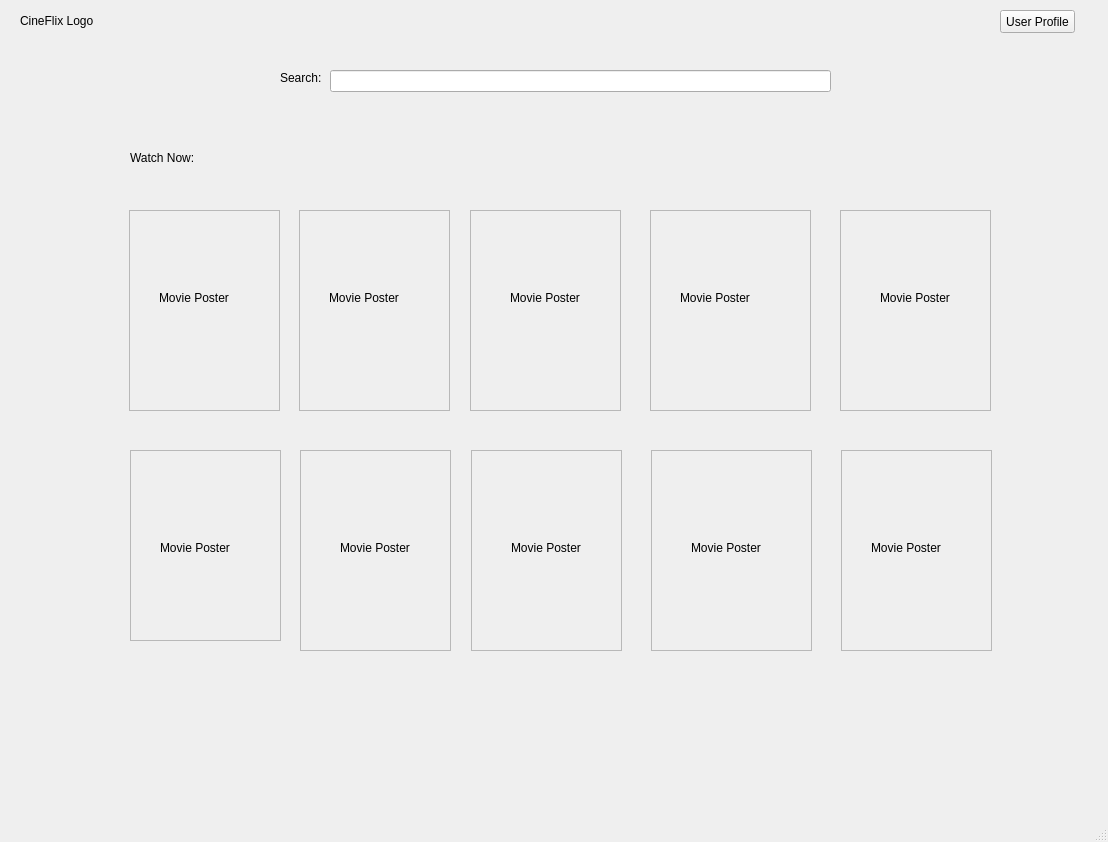
<?xml version="1.0" encoding="UTF-8"?>
<ui version="4.0">
 <class>MainWindow</class>
 <widget class="QMainWindow" name="MainWindow">
  <property name="geometry">
   <rect>
    <x>0</x>
    <y>0</y>
    <width>1108</width>
    <height>842</height>
   </rect>
  </property>
  <property name="windowTitle">
   <string>Main Page</string>
  </property>
  <widget class="QWidget" name="centralwidget">
   <widget class="QLabel" name="label">
    <property name="geometry">
     <rect>
      <x>20</x>
      <y>10</y>
      <width>91</width>
      <height>21</height>
     </rect>
    </property>
    <property name="text">
     <string>CineFlix Logo</string>
    </property>
    <property name="textFormat">
     <enum>Qt::AutoText</enum>
    </property>
    <property name="scaledContents">
     <bool>true</bool>
    </property>
   </widget>
   <widget class="QLineEdit" name="lineEdit">
    <property name="geometry">
     <rect>
      <x>330</x>
      <y>70</y>
      <width>501</width>
      <height>22</height>
     </rect>
    </property>
   </widget>
   <widget class="QLabel" name="label_2">
    <property name="geometry">
     <rect>
      <x>280</x>
      <y>70</y>
      <width>55</width>
      <height>16</height>
     </rect>
    </property>
    <property name="text">
     <string>Search:</string>
    </property>
   </widget>
   <widget class="QFrame" name="frame">
    <property name="geometry">
     <rect>
      <x>129</x>
      <y>210</y>
      <width>151</width>
      <height>201</height>
     </rect>
    </property>
    <property name="frameShape">
     <enum>QFrame::StyledPanel</enum>
    </property>
    <property name="frameShadow">
     <enum>QFrame::Raised</enum>
    </property>
    <widget class="QLabel" name="label_4">
     <property name="geometry">
      <rect>
       <x>40</x>
       <y>80</y>
       <width>91</width>
       <height>16</height>
      </rect>
     </property>
     <property name="text">
      <string/>
     </property>
    </widget>
    <widget class="QLabel" name="label_15">
     <property name="geometry">
      <rect>
       <x>30</x>
       <y>80</y>
       <width>91</width>
       <height>16</height>
      </rect>
     </property>
     <property name="text">
      <string>Movie Poster</string>
     </property>
    </widget>
   </widget>
   <widget class="QFrame" name="frame_2">
    <property name="geometry">
     <rect>
      <x>299</x>
      <y>210</y>
      <width>151</width>
      <height>201</height>
     </rect>
    </property>
    <property name="frameShape">
     <enum>QFrame::StyledPanel</enum>
    </property>
    <property name="frameShadow">
     <enum>QFrame::Raised</enum>
    </property>
    <widget class="QLabel" name="label_5">
     <property name="geometry">
      <rect>
       <x>30</x>
       <y>80</y>
       <width>91</width>
       <height>16</height>
      </rect>
     </property>
     <property name="text">
      <string>Movie Poster</string>
     </property>
    </widget>
   </widget>
   <widget class="QFrame" name="frame_3">
    <property name="geometry">
     <rect>
      <x>650</x>
      <y>210</y>
      <width>161</width>
      <height>201</height>
     </rect>
    </property>
    <property name="frameShape">
     <enum>QFrame::StyledPanel</enum>
    </property>
    <property name="frameShadow">
     <enum>QFrame::Raised</enum>
    </property>
    <widget class="QLabel" name="label_7">
     <property name="geometry">
      <rect>
       <x>30</x>
       <y>80</y>
       <width>91</width>
       <height>16</height>
      </rect>
     </property>
     <property name="text">
      <string>Movie Poster</string>
     </property>
    </widget>
   </widget>
   <widget class="QFrame" name="frame_4">
    <property name="geometry">
     <rect>
      <x>470</x>
      <y>210</y>
      <width>151</width>
      <height>201</height>
     </rect>
    </property>
    <property name="frameShape">
     <enum>QFrame::StyledPanel</enum>
    </property>
    <property name="frameShadow">
     <enum>QFrame::Raised</enum>
    </property>
    <widget class="QLabel" name="label_6">
     <property name="geometry">
      <rect>
       <x>40</x>
       <y>80</y>
       <width>91</width>
       <height>16</height>
      </rect>
     </property>
     <property name="text">
      <string>Movie Poster</string>
     </property>
    </widget>
   </widget>
   <widget class="QFrame" name="frame_5">
    <property name="geometry">
     <rect>
      <x>840</x>
      <y>210</y>
      <width>151</width>
      <height>201</height>
     </rect>
    </property>
    <property name="frameShape">
     <enum>QFrame::StyledPanel</enum>
    </property>
    <property name="frameShadow">
     <enum>QFrame::Raised</enum>
    </property>
    <widget class="QLabel" name="label_8">
     <property name="geometry">
      <rect>
       <x>40</x>
       <y>80</y>
       <width>91</width>
       <height>16</height>
      </rect>
     </property>
     <property name="text">
      <string>Movie Poster</string>
     </property>
    </widget>
   </widget>
   <widget class="QFrame" name="frame_6">
    <property name="geometry">
     <rect>
      <x>841</x>
      <y>450</y>
      <width>151</width>
      <height>201</height>
     </rect>
    </property>
    <property name="frameShape">
     <enum>QFrame::StyledPanel</enum>
    </property>
    <property name="frameShadow">
     <enum>QFrame::Raised</enum>
    </property>
    <widget class="QLabel" name="label_13">
     <property name="geometry">
      <rect>
       <x>30</x>
       <y>90</y>
       <width>91</width>
       <height>16</height>
      </rect>
     </property>
     <property name="text">
      <string>Movie Poster</string>
     </property>
    </widget>
   </widget>
   <widget class="QFrame" name="frame_7">
    <property name="geometry">
     <rect>
      <x>651</x>
      <y>450</y>
      <width>161</width>
      <height>201</height>
     </rect>
    </property>
    <property name="frameShape">
     <enum>QFrame::StyledPanel</enum>
    </property>
    <property name="frameShadow">
     <enum>QFrame::Raised</enum>
    </property>
    <widget class="QLabel" name="label_12">
     <property name="geometry">
      <rect>
       <x>40</x>
       <y>90</y>
       <width>91</width>
       <height>16</height>
      </rect>
     </property>
     <property name="text">
      <string>Movie Poster</string>
     </property>
    </widget>
   </widget>
   <widget class="QFrame" name="frame_8">
    <property name="geometry">
     <rect>
      <x>300</x>
      <y>450</y>
      <width>151</width>
      <height>201</height>
     </rect>
    </property>
    <property name="frameShape">
     <enum>QFrame::StyledPanel</enum>
    </property>
    <property name="frameShadow">
     <enum>QFrame::Raised</enum>
    </property>
    <widget class="QLabel" name="label_10">
     <property name="geometry">
      <rect>
       <x>40</x>
       <y>90</y>
       <width>91</width>
       <height>16</height>
      </rect>
     </property>
     <property name="text">
      <string>Movie Poster</string>
     </property>
    </widget>
   </widget>
   <widget class="QFrame" name="frame_9">
    <property name="geometry">
     <rect>
      <x>471</x>
      <y>450</y>
      <width>151</width>
      <height>201</height>
     </rect>
    </property>
    <property name="frameShape">
     <enum>QFrame::StyledPanel</enum>
    </property>
    <property name="frameShadow">
     <enum>QFrame::Raised</enum>
    </property>
    <widget class="QLabel" name="label_11">
     <property name="geometry">
      <rect>
       <x>40</x>
       <y>90</y>
       <width>91</width>
       <height>16</height>
      </rect>
     </property>
     <property name="text">
      <string>Movie Poster</string>
     </property>
    </widget>
   </widget>
   <widget class="QFrame" name="frame_10">
    <property name="geometry">
     <rect>
      <x>130</x>
      <y>450</y>
      <width>151</width>
      <height>191</height>
     </rect>
    </property>
    <property name="frameShape">
     <enum>QFrame::StyledPanel</enum>
    </property>
    <property name="frameShadow">
     <enum>QFrame::Raised</enum>
    </property>
    <widget class="QLabel" name="label_9">
     <property name="geometry">
      <rect>
       <x>30</x>
       <y>90</y>
       <width>91</width>
       <height>16</height>
      </rect>
     </property>
     <property name="text">
      <string>Movie Poster</string>
     </property>
    </widget>
   </widget>
   <widget class="QLabel" name="label_14">
    <property name="geometry">
     <rect>
      <x>130</x>
      <y>150</y>
      <width>101</width>
      <height>16</height>
     </rect>
    </property>
    <property name="text">
     <string>Watch Now:</string>
    </property>
   </widget>
   <widget class="QPushButton" name="pushButton">
    <property name="geometry">
     <rect>
      <x>1000</x>
      <y>10</y>
      <width>75</width>
      <height>23</height>
     </rect>
    </property>
    <property name="text">
     <string>User Profile</string>
    </property>
   </widget>
  </widget>
  <widget class="QMenuBar" name="menubar">
   <property name="geometry">
    <rect>
     <x>0</x>
     <y>0</y>
     <width>1108</width>
     <height>21</height>
    </rect>
   </property>
  </widget>
  <widget class="QStatusBar" name="statusbar"/>
 </widget>
 <resources/>
 <connections/>
</ui>
